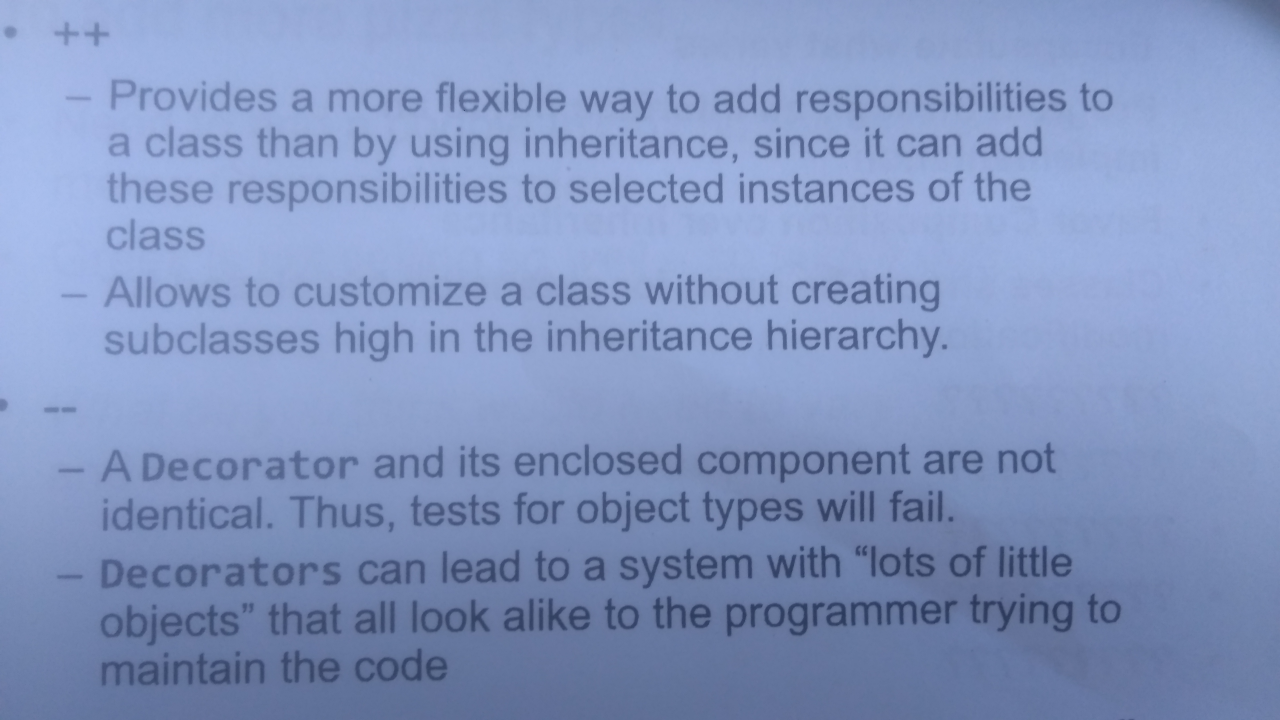
#> input picture images/phone_text4.jpg, 3840 x 2160 px (shown at 1/3 size)
$ jupyter execute --allow-errors predict.ipynb   (older library calls are emulated)
#> lines starting #> are read from the running program, lines starting #| are printed output that depends on the picture; after the words box and inside, x2 and y2 are one past the last pixel; in counts of white or black regions, pixels touching at a corner belong together; long printed decimals are rounded
[cell 1]
import numpy as np
import pandas as pd
import matplotlib.pyplot as plt
import argparse
import cv2
import imutils
import tensorflow as tf
from tensorflow import keras
from imutils.contours import sort_contours

[cell 2]
from google.colab.patches import cv2_imshow

#> (a cell that did not finish here is left out)

[cell 4]
class_mapping = 'abcdefghijklmnopqrstuvwxyzABCDEFGHIJKLMNOPQRSTUVWXYZ1234567890'

[cell 5]
class_mapping = 'abcdefghijklmnopqrstuvwxyzABCDEFGHIJKLMNOPQRSTUVWXYZ1234567890@#$%&(){}[],?'

[cell 6]
labelNames = [l for l in class_mapping]

[cell 7]
#pre -proccessing image
count=0
avg_line_height=0
sum_line_height=0
image = cv2.imread('./images/phone_text4.jpg')
#> image is the input picture: shape (2160, 3840, 3); mean B, G, R 192.6, 149.4, 130.6
gray = cv2.cvtColor(image,cv2.COLOR_BGR2GRAY)
# gray=cv2.resize(gray,(gray.shape[1]*8,gray.shape[0]*8), interpolation = cv2.INTER_LINEAR)
# cv2.imshow('gray',gray)
# cv2.waitKey(0)

image_h=gray.shape[0]
#> image_h = 2160
image_w=gray.shape[1]
#> image_w = 3840
thresh = cv2.adaptiveThreshold(gray,255,cv2.ADAPTIVE_THRESH_GAUSSIAN_C,cv2.THRESH_BINARY_INV,81,15)
#> thresh: shape (2160, 3840); 7.4% white; 507 white regions (47 under 20 px), largest, box (x1, y1, x2, y2) and area: (2165, 1665, 2256, 1736) 2724, (2233, 1355, 2325, 1424) 2649, (2553, 1805, 2645, 1877) 2607
# cv2.imshow('second',thresh)
# cv2.waitKey(0)

kernel = np.ones((1,300), np.uint8)
img_dilation = cv2.dilate(thresh, kernel, iterations=1)
#> img_dilation: shape (2160, 3840); 33.8% white; 17 white regions
cv2_imshow(img_dilation)
# cv2.waitKey(0)

ctrs, hier = cv2.findContours(img_dilation.copy(), cv2.RETR_EXTERNAL, cv2.CHAIN_APPROX_SIMPLE)
#> ctrs = 17 contours, 1 with area under 20; largest, box (x1, y1, x2, y2) and area: (154, 1780, 3512, 1937) 334924, (50, 238, 3487, 364) 295266, (22, 1637, 3365, 1766) 291839, (178, 378, 3275, 497) 288426, (160, 1471, 3010, 1596) 284073
width=0
height=0
# sorted_ctrs = sorted(ctrs, key=lambda ctr: cv2.boundingRect(ctr)[0])
sorted_ctrs = sort_contours(ctrs,"top-to-bottom")[0]
#> sorted_ctrs has the same summary as ctrs
lines=[]
result=[]
results=np.array([[0,0,0,0]])
roi_number = 0
ROI_number = 0
roi2_number = 0
img1=255-thresh
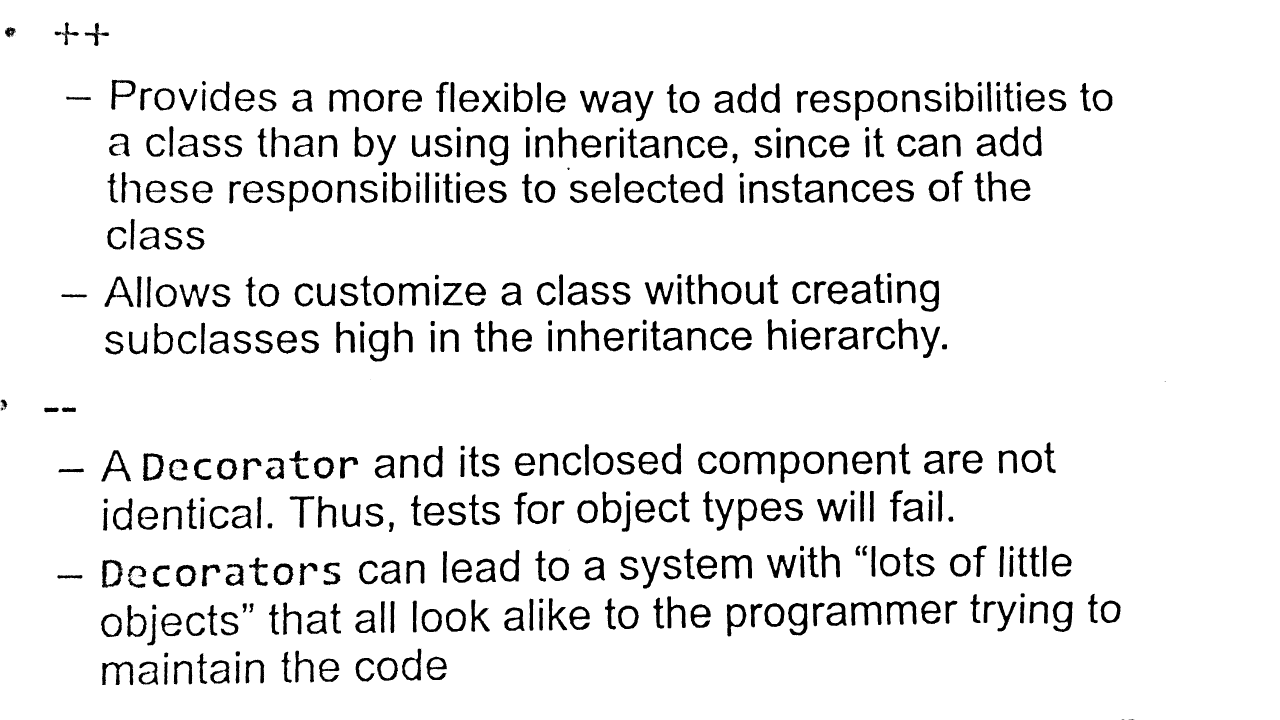
#> img1: shape (2160, 3840) (shown at 1/3 size); 92.6% white; 507 black regions (47 under 20 px), largest, box (x1, y1, x2, y2) and area: (2165, 1665, 2256, 1736) 2724, (2233, 1355, 2325, 1424) 2649, (2553, 1805, 2645, 1877) 2607
for i, ctr in enumerate(sorted_ctrs):
    # Get bounding box
  x, y, w, h = cv2.boundingRect(ctr)
    # Getting ROI
  if h < np.round(image_h/100):
    continue
  sum_line_height+=h
  count+=1
#> this loop made 17 passes
#> (x, y, w, h, sum_line_height) on passes 1, 2, 3, 5, 6, 7, 8, 11, 12, 13, 14, 15: (0, 67, 478, 71, 71), (50, 238, 3437, 126, 197), (178, 378, 3097, 119, 316), (174, 512, 3067, 123, 439), (172, 656, 592, 94, 533), (35, 818, 2932, 117, 650), (167, 955, 2824, 130, 780), (0, 1199, 378, 38, 818), (26, 1327, 3291, 122, 940), (160, 1471, 2850, 125, 1065), (22, 1637, 3343, 129, 1194), (154, 1780, 3358, 157, 1351)
#> (x, y, w, h) on passes 4, 10, 17: (1553, 503, 307, 7), (3345, 1143, 301, 3), (3216, 2158, 337, 2)
#> after the loop, count = 13; sum_line_height = 1461
avg_line_height=sum_line_height/count
#> avg_line_height = 112.4
print(avg_line_height)
#| 112.385

[cell 8]
##########################################
#predict
######################################
lines=[]
result=[]
roi_number = 0
ROI_number = 0
roi2_number = 0
width=0
height=0
results=np.array([[0,0,0,0]])
image = cv2.imread('./images/phone_text4.jpg')
gray = cv2.cvtColor(image,cv2.COLOR_BGR2GRAY)
# ratio=100/avg_line_height
# gray=cv2.resize(gray,(np.int(gray.shape[1]*ratio),np.int(gray.shape[0]*ratio)), interpolation = cv2.INTER_LINEAR)
image_h=gray.shape[0]
image_w=gray.shape[1]
thresh = cv2.adaptiveThreshold(gray,255,cv2.ADAPTIVE_THRESH_GAUSSIAN_C,cv2.THRESH_BINARY_INV,81,12)
#> thresh: shape (2160, 3840); 8% white; 470 white regions (16 under 20 px), largest, box (x1, y1, x2, y2) and area: (2165, 1665, 2256, 1737) 2841, (2553, 1805, 2645, 1877) 2784, (2232, 1354, 2325, 1424) 2777
clone=np.copy(thresh)
cv2_imshow(thresh)
kernel = np.ones((1,100), np.uint8)
img_dilation = cv2.dilate(thresh, kernel, iterations=1)
#> img_dilation: shape (2160, 3840); 27.3% white; 25 white regions
cv2_imshow(img_dilation)
ctrs, hier = cv2.findContours(img_dilation.copy(), cv2.RETR_EXTERNAL, cv2.CHAIN_APPROX_SIMPLE)
#> ctrs = 25 contours, 2 with area under 20; largest, box (x1, y1, x2, y2) and area: (253, 1781, 3412, 1937) 273342, (149, 237, 3388, 364) 244060, (122, 1636, 3266, 1766) 243536, (260, 1471, 2910, 1597) 229954, (126, 1326, 3218, 1449) 227662
sorted_ctrs = sort_contours(ctrs,"top-to-bottom")[0]
#> sorted_ctrs has the same summary as ctrs
img1=255-thresh
for i, ctr in enumerate(sorted_ctrs):
  x, y, w, h = cv2.boundingRect(ctr)
  if h < np.round(image_h/100):
    continue
  roi = img1[y:y+h, x:x+w]
  cv2.imwrite('image_{}.png'.format(ROI_number), roi)
  roi_number += 1
  cv2.rectangle(clone,(x,y),( x + w, y + h ),(90,0,255),5)
  cv2.waitKey(0)
  cv2_imshow(roi)
  cv2.waitKey(0)
  lines.append(roi)
#> this loop made 25 passes
#> (x, y, w, h) on passes 1 to 12: (114, 66, 264, 73), (0, 81, 99, 32), (149, 237, 3239, 127), (278, 377, 2898, 120), (1321, 380, 112, 16), (2279, 382, 113, 16), (1652, 501, 109, 10), (274, 512, 2868, 123), (272, 656, 392, 94), (135, 818, 2732, 118), (1255, 824, 112, 15), (266, 955, 2626, 130)
#> (ctr, x, y, w, h) on passes 15, 24: ([[2246, 1160], [2345, 1160]], 2246, 1160, 100, 1), ([[2867, 1951], [2967, 1951]], 2867, 1951, 101, 1)
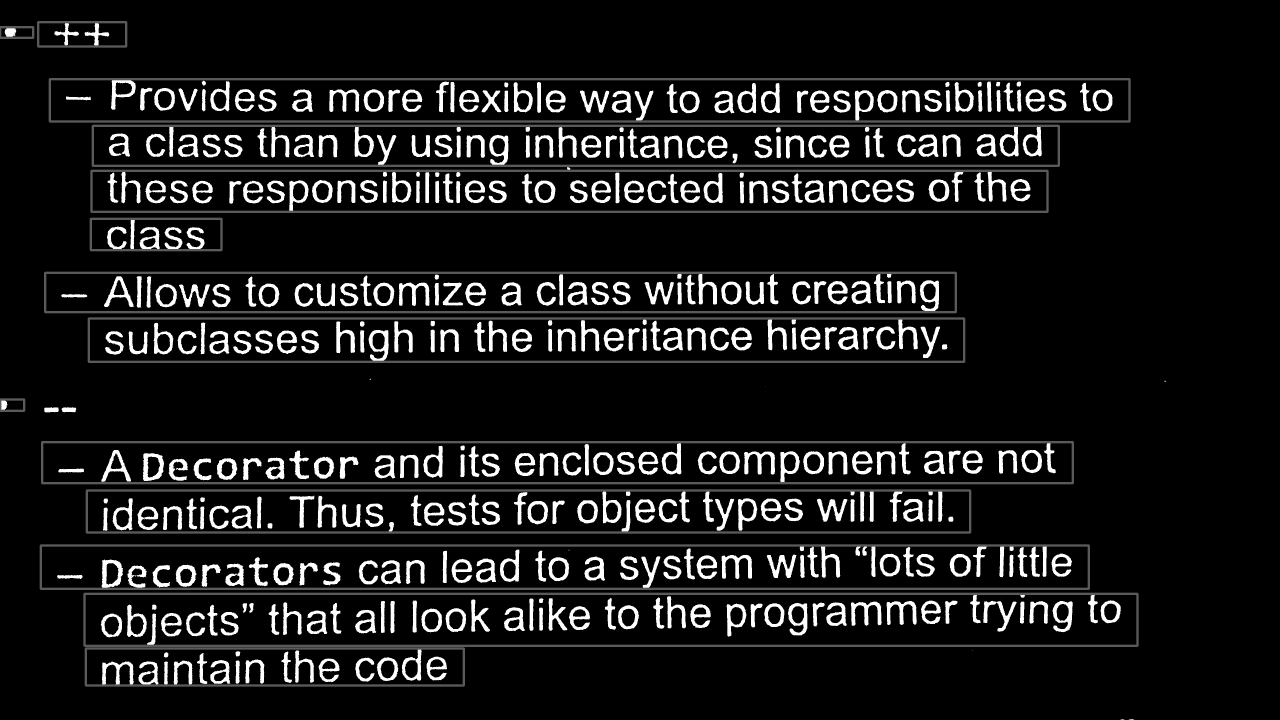
#> clone: shape (2160, 3840) (shown at 1/3 size); min 0, max 255, mean 24.9
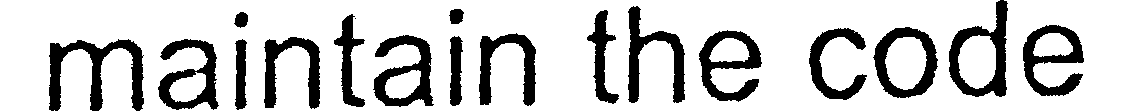
#> roi: shape (111, 1134); 79.9% white; 18 black regions (1 under 20 px), largest, box (x1, y1, x2, y2) and area: (49, 39, 144, 111) 2637, (949, 0, 1008, 97) 2151, (373, 35, 434, 107) 1998
#> after the loop, lines = 14 items; roi_number = 14
cv2_imshow(clone)
#> (the rest of this cell did not finish here and is left out)

[cell 9]
results[:,0]

[cell 10]
il=np.mean((np.array(results[:,1])[[i for i,v in enumerate(results[:,0]) if v=='i' or v=='l']]).astype(np.float))
#> il = nan

[cell 11]
il
#> Out = nan

[cell 12]
resultss=""

[cell 13]
numbers=['1','2','3','4','5','6','7','8','9']
wide_chars=['C',  'T', 'W', 'w','P','A']

#> (a cell that did not finish here is left out)

[cell 15]
##########################################
#cut into lines
######################################
image = cv2.imread('./images/phone_text7.jpg')
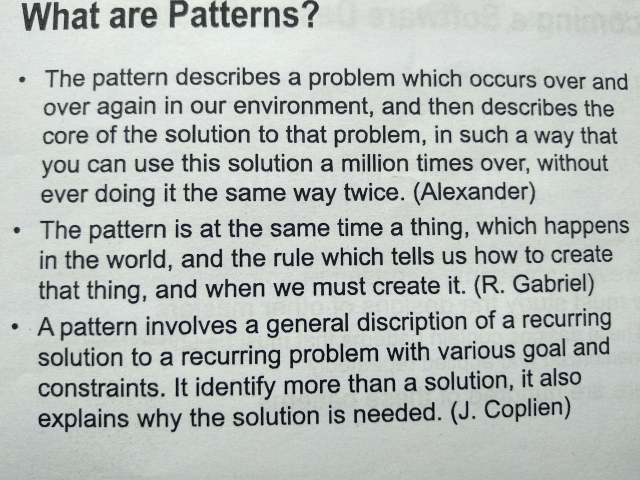
#> input picture images/phone_text7.jpg, 1280 x 960 px (shown at 1/2 size)
#> image is the input picture: shape (960, 1280, 3); mean B, G, R 185.2, 188.5, 183

gray = cv2.cvtColor(image,cv2.COLOR_BGR2GRAY)
#> gray: shape (960, 1280)

cv2_imshow(gray)
print(gray.shape)
#| (960, 1280)


thresh = cv2.adaptiveThreshold(gray,255,cv2.ADAPTIVE_THRESH_GAUSSIAN_C,cv2.THRESH_BINARY_INV,121,35)
#> thresh: shape (960, 1280); 13.8% white; 607 white regions (14 under 20 px), largest, box (x1, y1, x2, y2) and area: (43, 5, 103, 62) 1772, (339, 0, 377, 56) 1044, (106, 4, 138, 60) 947
cv2_imshow(thresh)

kernel = np.ones((1,300), np.uint8)
img_dilation = cv2.dilate(thresh, kernel, iterations=1)
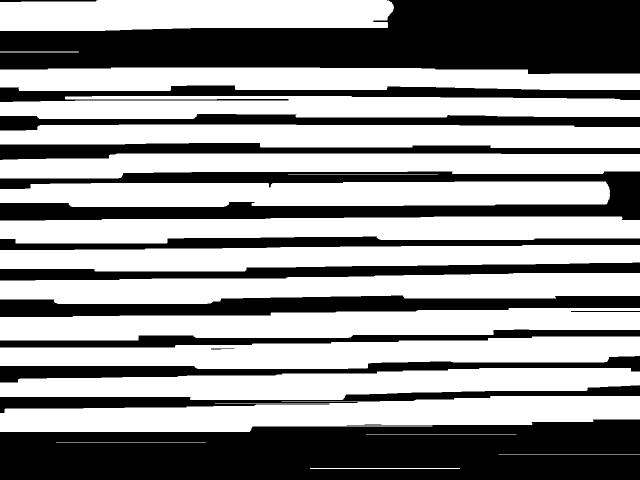
#> img_dilation: shape (960, 1280) (shown at 1/2 size); 57.3% white; 15 black regions
cv2_imshow(img_dilation)


ctrs, hier = cv2.findContours(img_dilation.copy(), cv2.RETR_EXTERNAL, cv2.CHAIN_APPROX_SIMPLE)
#> ctrs = 19 contours, 4 with area under 20; largest, box (x1, y1, x2, y2) and area: (0, 792, 1280, 864) 61620, (0, 616, 1280, 681) 57762, (0, 546, 1280, 608) 56386, (0, 673, 1280, 738) 55838, (0, 736, 1280, 800) 54316
width=0
height=0

sorted_ctrs = sort_contours(ctrs,"top-to-bottom")[0]
#> sorted_ctrs has the same summary as ctrs
lines=[]
result=[]
roi_number = 0
ROI_number = 0
roi2_number = 0
img1=255-thresh
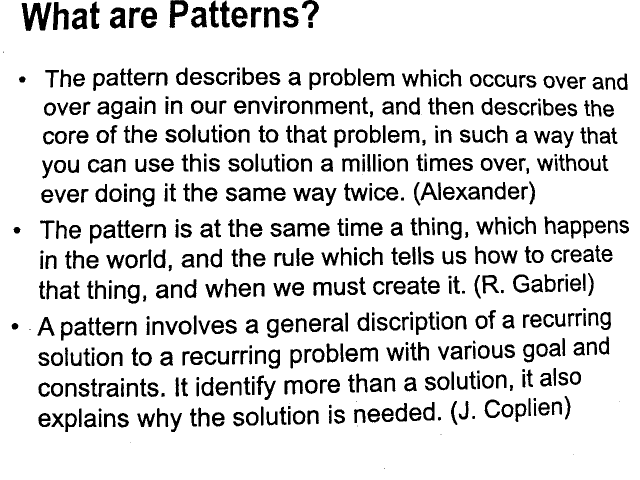
#> img1: shape (960, 1280) (shown at 1/2 size); 86.2% white; 607 black regions (14 under 20 px), largest, box (x1, y1, x2, y2) and area: (43, 5, 103, 62) 1772, (339, 0, 377, 56) 1044, (106, 4, 138, 60) 947
for i, ctr in enumerate(sorted_ctrs):
    # Get bounding box
  x, y, w, h = cv2.boundingRect(ctr)

  if h < 10:
    continue
  roiroi=gray[y:y+h, x:x+w]
  cv2_imshow(roiroi)
  roi = img1[y:y+h, x:x+w]
    # cv2.imwrite('image_{}.png'.format(ROI_number), roi)
  roi_number += 1
    # show ROI
  print(roi_number)
  print(roi.shape)
  cv2_imshow(roi)
  # cv2.rectangle(image,(x,y),( x + w, y + h ),(90,0,255),2)
  cv2.waitKey(0)
  cv2.imwrite('line_{}.png'.format(roi_number), roi)
  print("++++++++++")
  # print(roi.shape)
  # roi=cv2.resize(roi,(roi.shape[1]*2,roi.shape[0]*2), interpolation = cv2.INTER_AREA)
  lines.append(roi)
#> this loop made 19 passes
#> (x, y, w, h) on passes 1, 3, 4, 5, 6, 8, 9, 10, 11, 12, 13, 14: (0, 0, 788, 62), (0, 135, 1280, 47), (0, 192, 1280, 46), (0, 249, 1280, 47), (0, 307, 1280, 50), (0, 363, 1220, 51), (0, 433, 1280, 54), (0, 490, 1280, 53), (0, 546, 1280, 62), (0, 616, 1280, 65), (0, 673, 1280, 65), (0, 736, 1280, 64)
#> (ctr, x, y, w, h) on passes 2, 7, 16, 17, 18, 19: ([[0, 103], [0, 104], [157, 104], [156, 103]], 0, 103, 158, 2), ([[576, 348], [875, 348]], 576, 348, 300, 1), ([[732, 869], [1032, 869]], 732, 869, 301, 1), ([[112, 885], [411, 885]], 112, 885, 300, 1), ([[997, 908], [1279, 908]], 997, 908, 283, 1), ([[620, 936], [620, 937], [919, 937], [919, 936]], 620, 936, 300, 2)
#> (printed output is left out)
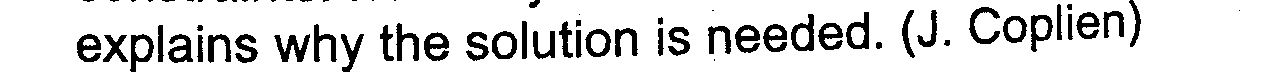
#> roi: shape (72, 1280); 86% white; 69 black regions (22 under 20 px), largest, box (x1, y1, x2, y2) and area: (274, 34, 310, 62) 477, (969, 7, 1000, 44) 424, (424, 32, 449, 61) 415
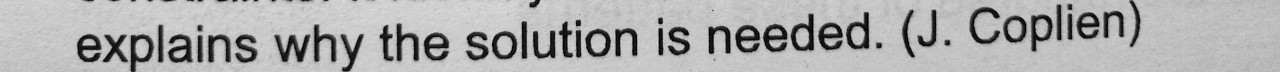
#> roiroi: shape (72, 1280); min 1, max 221, mean 173.3
#> after the loop, lines = 13 items; roi_number = 13
# cv2_imshow(image)
print(len(lines))
#| 13
